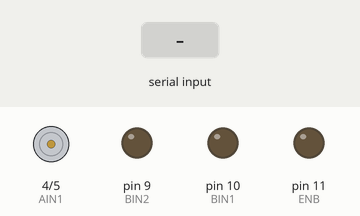
Simulated run of this sketch. Board: Arduino Uno, built with avr-gcc and run on an emulated ATmega328P. Shown: motor-driver pin pairs drawn as motors (green arrow = first pin HIGH = forward, orange = second pin HIGH = backward, longer = more drive, scaled by the enable pin), output pins drawn as LEDs (lit = HIGH). Inputs (shaded band) come from the test bench.

Above: at 1.2 s.
1.3 s: "1" received over Serial
At 3.5 s:
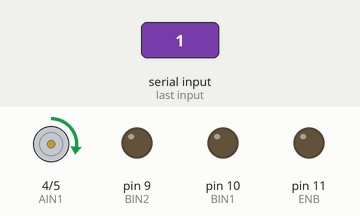
3.8 s: "0" received over Serial
At 5.4 s:
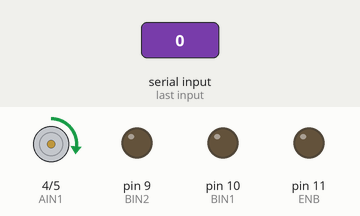
Timing chart, 0 to 6.9 s (numbered marks = the images above; inputs shaded):
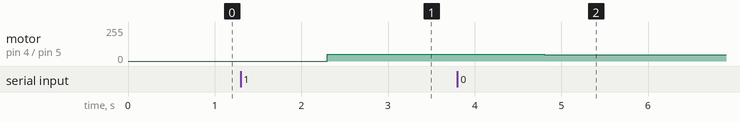

The sketch:

mainMati.ino
```cpp
#include <Servo.h> //Imports the library Servo
//GeeKee CeeBee
#define trigPin 3 // TriggerSensor
#define echoPin 2 // EchoSensor

#define ServoPin 8 // Servo pin
#define MAXANG 180 // Servo máx angle
#define MINANG 0 // Servo min angle
#define SCOOPDELAY 15

#define ENA 6 // D6
#define ENB 11

#define AIN1 4 // D4
#define AIN2 5 // D5
#define BIN1 10 // D10
#define BIN2 9 // D9

#define AC1 21 // D2
#define AC2 20 // D3
#define BC1 19 // D7
#define BC2 18 // D8

#define baud 9600

#define pi 3.1415

int left_pwm;
int PWM_A_val;
int PWM_B_val;

byte buffer[3];
char msg[10];
void WriteDriverVoltageA(int PWM_val)
{
    if (PWM_val > 0){
        digitalWrite(AIN1, HIGH);
        digitalWrite(AIN2, LOW);
    }
    else if (PWM_val < 0){
        digitalWrite(AIN1, LOW);
        digitalWrite(AIN2, HIGH);
    }
    else{
        digitalWrite(AIN1, LOW);
        digitalWrite(AIN2, LOW);
    }
    analogWrite(ENA, abs(PWM_val));
}
void WriteDriverVoltageB(int PWM_val)
{
    if (PWM_val < 0){
        digitalWrite(BIN1, HIGH);
        digitalWrite(BIN2, LOW);
    }
    else if (PWM_val > 0){
        digitalWrite(BIN1, LOW);
        digitalWrite(BIN2, HIGH);
    }
    else{
        digitalWrite(BIN1, LOW);
        digitalWrite(BIN2, LOW);
    }
    analogWrite(ENB, abs(PWM_val));
}


void readSerialPort(int *left_pwm, int *right_pwm)
{
  if (Serial.available()) {
    Serial.readBytes(buffer, 2);
    *left_pwm = buffer[0];
    *right_pwm = buffer[1];
  }
}

void setup() {
  Serial.begin(9600);
  pinMode(AIN1, OUTPUT);
  pinMode(AIN2, OUTPUT);
  pinMode(BIN1, OUTPUT);
  pinMode(BIN2, OUTPUT);

}

void loop() {
    readSerialPort(&PWM_A_val, &PWM_B_val);
    WriteDriverVoltageA(PWM_A_val);
    WriteDriverVoltageB(PWM_B_val);
}
```

Measured:
- after the input at 1.3 s, motor on pin 4 (AIN1) / pin 5 (AIN2): stopped → forward 49/255 after 1.0 s
- after the input at 3.8 s, motor on pin 4 (AIN1) / pin 5 (AIN2): forward 49/255 → forward 48/255 after 1.0 s
